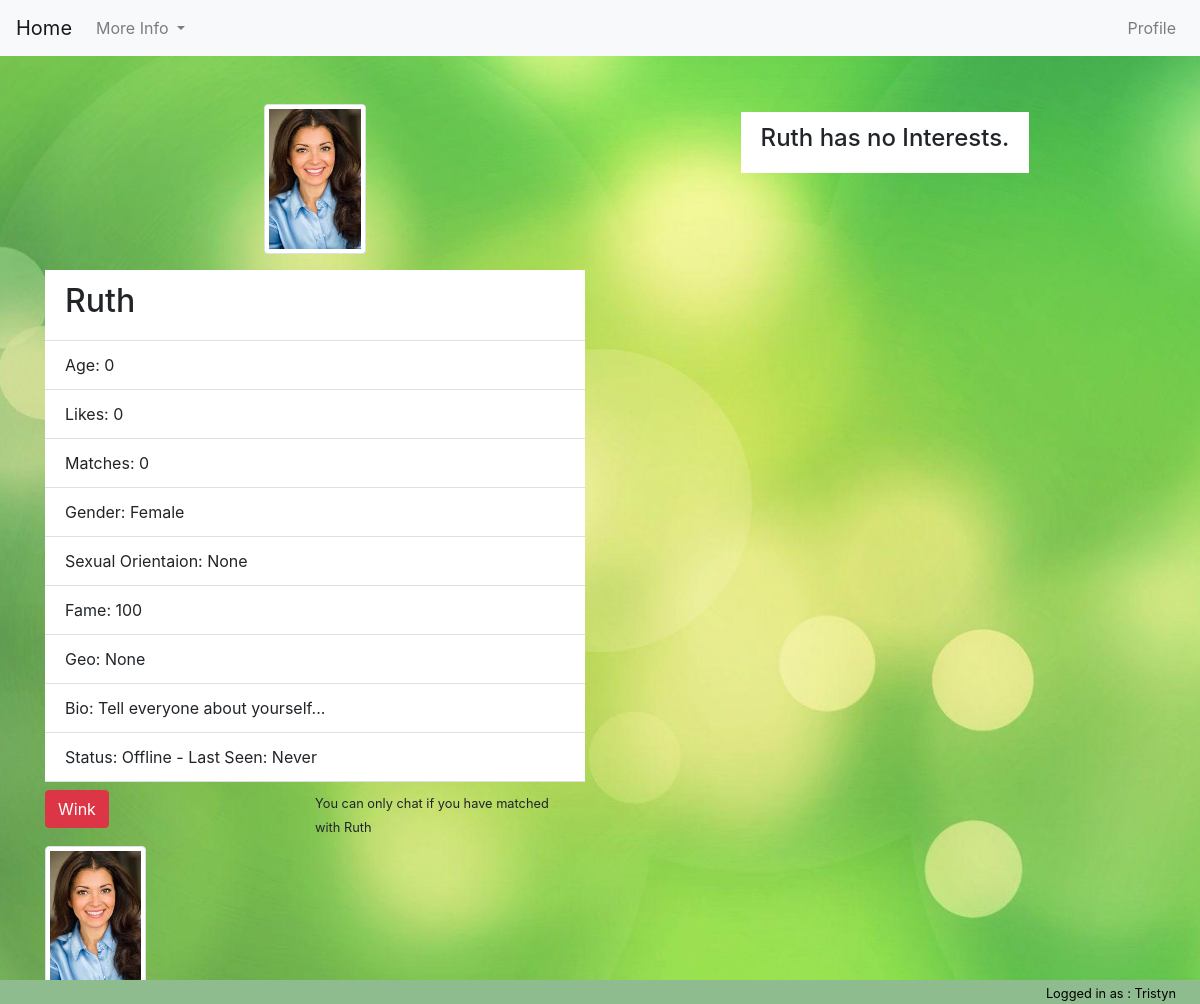
The app's page /profile_view/Ruth (signed in) with its own data.
### tables this page shows
CREATE TABLE users (
    profile_pic string default('default.png'),
    pics integer default(0),
    username string not null,
    firstname string not null,
    lastname string not null,
    email string not null,
    password string not null,
    likes integer default(0),
    matches integer default(0),
    bio text default('Tell everyone about yourself...'),
    gender string,
    age integer default(0),
    sex_orientation string,
    fame integer default(100),
    geo_location string,
    last_online string default('Offline'),
    complete string default('False'),
    verified string default(0)
);

CREATE TABLE images(
    username string not null,
    file_name string not null
);

### matcha/views.py (the view)
@app.route('/profile_view/<username>')
def profile_view(username):
    profile = get_profile_data(username)
    if profile['user_profile']:
        common_lib_log_history_moment('profile_view', session['username'], username, "You viewed " + username + "'s profile")
        common_lib_log_history_moment('profile_view', username, session['username'], session['username'] + " viewed your profile, why dont you check their profile out?")
        return render_template("profile_view.html",
                               winked=profile['winked'],
                               user=profile['user_profile'],
                               session_user=profile['session_user'],
                               interests=profile['interest_list'],
                               matched=profile['matched'],
                               pictures=profile['pictures'])
    else:
        flash('That user does not exist', 'danger')
        return redirect(url_for('home'))

### matcha/__init__.py (called while the page is built)
@app.before_request
def before_request():
    g.db = connect_db()

def connect_db():
    return sqlite3.connect(app.config['DATABASE'])

### matcha/common_lib/history.py (called while the page is built)
def common_lib_log_history_moment(log_type, logging_user, notif_username, message):
    mydate = datetime.now()
    formated_datenow = mydate.strftime("%d-%m-%Y\n%H:%M:%S")
    query_db("INSERT INTO history (log_username, notif_username, message, history_type, logged_timestamp ) VALUES (?,?,?,?,?)",
             (logging_user, notif_username, message, log_type, formated_datenow), True)

### matcha/common_lib/query.py (called while the page is built)
def query_db(query, args=(), commit=False, one=False):
    cur = g.db.execute(query, args)
    if commit:
        g.db.commit()
    else:
        rv = [dict((cur.description[idx][0], value)
                   for idx, value in enumerate(row)) for row in cur.fetchall()]
        return (rv[0] if rv else None) if one else rv

### matcha/templates/profile_view.html (shortened to what this page needs)
{% extends "base.html" %}
{% block nav %}
    <nav class="navbar navbar-expand-lg navbar-light bg-light"> <a class="navbar-brand" href="{{ url_for('home') }}">Home</a>
        <div class="collapse navbar-collapse" id="navbarSupportedContent">
            <ul class="navbar-nav mr-auto">
                <li class="nav-item dropdown">  <a class="nav-link dropdown-toggle" href="#" id="navbarDropdown" role="button" data-toggle="dropdown" aria-haspopup="true" aria-expanded="false">
                    More Info
                </a>
                </li>
            </ul>
            <div class="">
                <ul class="navbar-nav mr-auto">
                    <li class="nav-item">
                        <a class="nav-link" href="{{ url_for('profile_update') }}">Profile</a>
                    </li>
                </ul>
            </div>
        </div>
    </nav>
{% endblock %}
{% block content %}
    {% if user %}
        <div class=" mx-auto mt-5">
            <div class="container">
                <div class="row">
                    <div class="col-sm-12 col-md-6">
                        <img src="{{ url_for('static', filename="img/" + user.profile_pic) }}" alt="..." class="img-thumbnail mx-auto d-block profile-pic mb-3">
                        <ul class="list-group list-group-flush w-100">
                            <li class="list-group-item"><h2>{{ user.username }}</h2></li>
                            <li class="list-group-item">Age: {{ user.age }}</li>
                            <li class="list-group-item">Likes: {{ user.likes }}</li>
                            <li class="list-group-item">Matches: {{ user.matches }}</li>
                            <li class="list-group-item">Gender: {{ user.gender }}</li>
                            <li class="list-group-item">Sexual Orientaion: {{ user.sex_orientation }}</li>
                            <li class="list-group-item">Fame: {{ user.fame }}</li>
                            <li class="list-group-item">Geo: {{ user.geo_location }}</li>
                            <li class="list-group-item">Bio: {{ user.bio }}</li>
                            <li class="list-group-item">
                                {% if user.last_online == "Online" %}
                                    Status: Online
                                {% else %}
                                    Status: Offline -  Last Seen: {{ user.last_online }}
                                {% endif %}
                            </li>
                            <div class="row mt-2 w-100">
                                {% if session_user.profile_pic != 'default.png' %}
                                    <div class="col">
                                    {% if winked %}
                                        <form action="{{ url_for('unwink', username=user.username) }}">
                                            <button type="submit" class="btn btn-danger" id="">Un-Wink</button>
                                        </form>
                                    {% else %}
                                        <form action="{{ url_for('wink', username=user.username) }}">
                                            <button type="submit" class="btn btn-danger" id="wink-button">Wink</button>
                                        </form>
                                    {% endif %}
                                    </div>
                                    <div class="col">
                                        {% if matched %}
                                            <button type="submit" class="btn btn-danger">Chat</button>
                                        {% else %}
                                            <small>You can only chat if you have matched with {{ user.username }}</small>
                                        {% endif %}
                                    </div>
                                {% else %}
                                    <div class="col">
                                        <small>You can only Wink and Chat with users when you have updated your profile picture</small>
                                    </div>
                                {% endif %}
                            </div>
                        </ul>
                    </div>
                    <div class="col-sm-12  col-md-6 mx-auto mt-2 mb-2">
                        <ul class="list-group list-group-flush w-100">
                            {% if interests %}
                                <li class="list-group-item"><h4>Interests:</h4></li>
                            {% else %}
                                <li class="list-group-item mx-auto"><h4>{{ user.username }} has no Interests.</h4></li>
                            {% endif %}
                        </ul>
                    </div>
                    <div class="col-sm-12 col-md-12 mx-auto">
                        <div class="row">
                            {% if pictures %}
                                {% for picture in pictures %}
                                    <div class="col-sm-12 col-md-6 mt-2 mb-2">
                                        <img src="{{ url_for('static', filename="img/" + picture.file_name) }}" alt="..." class="img-thumbnail thumb-pic profile-pic">
                                    </div>
                                {% endfor %}
                            {% else %}
                                <div class="col"><h3>No Uploaded Images</h3></div>
                            {% endif %}
                        </div>
                    </div>
                </div>
            </div>
        </div>
    {% endif %}
{% endblock %}
{% block footer %}
    <small class="mr-4">Logged in as : {{ session_user.username }}</small>
{% endblock %}

### matcha/templates/base.html (shortened to what this page needs)
<!DOCTYPE html>
<html lang="en">
    <head>
        <link rel="stylesheet" href="https://stackpath.bootstrapcdn.com/bootstrap/4.5.0/css/bootstrap.min.css">
        <link rel="stylesheet" type="text/css" href="{{ url_for('static', filename='main.css') }}">
    </head>
    <body class="">
        {% block nav %}{% endblock %}
        {% block content %}{% endblock %}
    </body>
    <footer>
        {% block footer %}{% endblock %}
    </footer>
</html>

### matcha/static/main.css (style rules this page uses)
.thumb-pic { max-width: 75px; max-height: 75px; }
.profile-pic { max-width: 150px; max-height: 150px; }
body { background: url('img/Splash.jpg') no-repeat center center fixed; -webkit-background-size: cover; -moz-background-size: cover; background-size: cover; -o-background-size: cover; }
footer { position: fixed; left: 0; bottom: 0; width: 100%; background-color: darkseagreen; color: black; text-align: right; }

### records on screen
users: profile_pic (picture), username "Ruth", age "0", likes "0", matches "0", gender "Female", fame "100", bio "Tell everyone about yourself...", last_online "Never"
images: file_name (picture)
users: username "Tristyn"

### other values on screen
{{ user.sex_orientation }} "None"
{{ user.geo_location }} "None"
